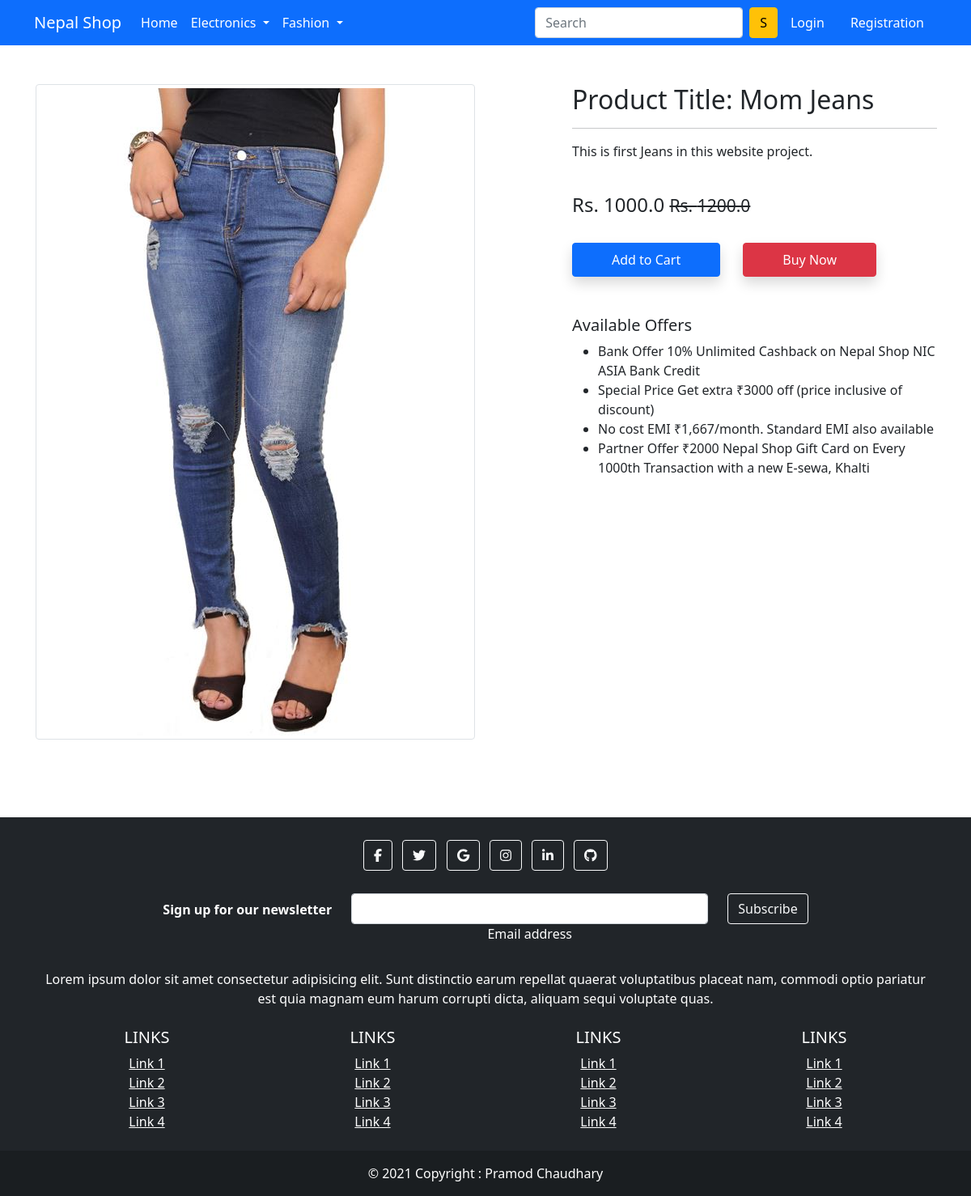
Screenshot of /product-detail/1 with the database file from the repository.
### shop/models.py (models this page shows, shortened)
class Product(models.Model):
    title = models.CharField(max_length=100)
    selling_price = models.FloatField()
    discount_price = models.FloatField()
    description = models.TextField()
    brand = models.CharField(max_length=100)
    category = models.CharField(choices=CATEGORY_CHOICES, max_length=4)
    product_image = models.ImageField(upload_to='product_img')

### shop/views.py (the view)
class productDetailView(View):
    def get(self, request, pk):
        product = Product.objects.get(pk=pk)
        advanced_item = False  # Already in cart section then logic is applied
        if request.user.is_authenticated:
            advanced_item = Cart.objects.filter(
                Q(product=product.id) & Q(user=request.user)).exists()
        return render(request, 'shop/productdetail.html', {'product': product, 'advanced_item': advanced_item})

### shop/templates/shop/productdetail.html (shortened to what this page needs)
{% extends 'shop/base.html' %}
{% load static %}
{% block main-content %}
<div class="container my-5">
    <div class="row">
        <div class="col-sm-6 text-center align-self-center">
            <img src="{{product.product_image.url}}" alt="" class="img-fluid img-thumbnail">
        </div>
        <div class="col-sm-5 offset-sm-1">
            <h2>Product Title: {{product.title}}</h2>
            <hr>
            <p>{{product.description}}</p>
            <br>
            <h4>Rs. {{product.discount_price}}
                <small class="fw-light text-decoration-line-through">Rs. {{product.selling_price}}</small>
            </h4>
            <br>
            {% if request.user.is_authenticated %}
            {% if advanced_item %}
            <a href="{% url 'show-cart' %}" class="btn btn-warning shadow px-5 py-2 ms-4">Go to Cart</a>
            {% else %}
            <form action="/add-to-cart" class="d-inline" method="GET">
                <input type="hidden" name="prod_id" value="{{product.id}}" id="prod_id">
                <button type="submit" class="btn btn-primary shadow px-5 py-2">Add to Cart</button>
            </form>
            {% endif %}
            {% else %}
            <form action="/add-to-cart" class="d-inline">
                <button type="submit" class="btn btn-primary shadow px-5 py-2">Add to Cart</button>
            </form>
            {% endif %}
            <a href="{% url 'show-cart' %}" class="btn btn-danger shadow px-5 py-2 ms-4">Buy Now</a>
            <h5 class="mt-5">Available Offers</h5>
            <ul>
                <li>Bank Offer 10% Unlimited Cashback on Nepal Shop NIC ASIA Bank Credit</li>
                <li>Special Price Get extra ₹3000 off (price inclusive of discount)</li>
                <li>No cost EMI ₹1,667/month. Standard EMI also available</li>
                <li>Partner Offer ₹2000 Nepal Shop Gift Card on Every 1000th Transaction with a new E-sewa, Khalti
                </li>
            </ul>
        </div>
    </div>
</div>
{% endblock main-content %}

### rows the page displays
Product: product_image (picture), title "Mom Jeans", description "This is first Jeans in this website project.", discount_price "1000.0", selling_price "1200.0"
